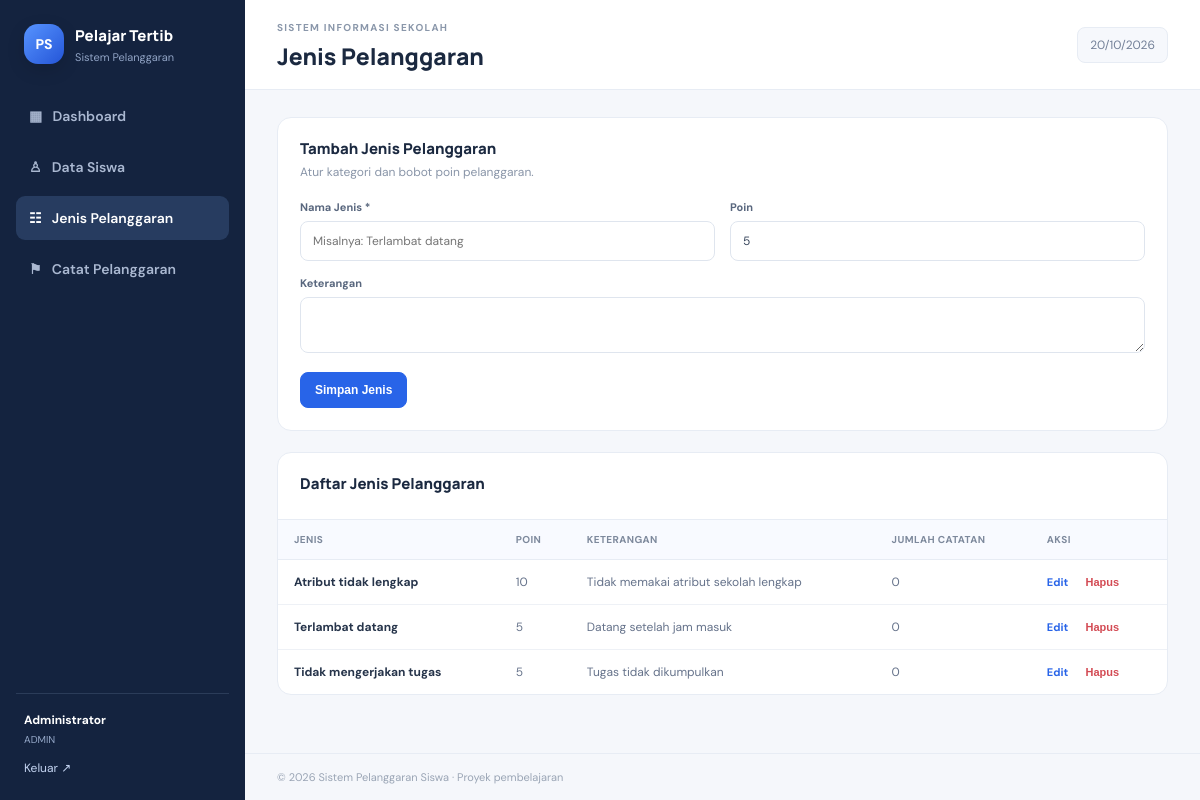
Screenshot of /jenis.php (signed in) with the database file from the repository.
### tables this page shows
CREATE TABLE IF NOT EXISTS jenis_pelanggaran (
 id_jenis INT AUTO_INCREMENT PRIMARY KEY,
 nama_jenis VARCHAR(100) NOT NULL,
 poin INT NOT NULL DEFAULT 0,
 keterangan TEXT NULL
);

### config.php (called while the page is built, shortened)
<?php
function e($v){ return htmlspecialchars((string)($v ?? ''), ENT_QUOTES, 'UTF-8'); }
function is_admin(){ return !empty($_SESSION['user']) && $_SESSION['user']['role']==='admin'; }

### jenis.php (the view)
<?php
require_once 'config.php';require_login();$pageTitle='Jenis Pelanggaran';$error='';if($_SERVER['REQUEST_METHOD']==='POST'){$act=$_POST['action']??'';if($act==='save'){$id=(int)($_POST['id_jenis']??0);$nama=trim($_POST['nama_jenis']??'');$poin=max(0,(int)($_POST['poin']??0));$ket=trim($_POST['keterangan']??'');if(!$nama)$error='Nama jenis wajib diisi.';else{if($id){$st=$pdo->prepare('UPDATE jenis_pelanggaran SET nama_jenis=?,poin=?,keterangan=? WHERE id_jenis=?');$st->execute([$nama,$poin,$ket,$id]);}else{$st=$pdo->prepare('INSERT INTO jenis_pelanggaran(nama_jenis,poin,keterangan) VALUES(?,?,?)');$st->execute([$nama,$poin,$ket]);}header('Location: jenis.php?ok=1');exit;}}if($act==='delete'&&is_admin()){try{$st=$pdo->prepare('DELETE FROM jenis_pelanggaran WHERE id_jenis=?');$st->execute([(int)$_POST['id_jenis']]);header('Location: jenis.php?ok=1');exit;}catch(PDOException $e){$error='Jenis ini sudah dipakai dalam catatan pelanggaran.';}}}$edit=null;if(isset($_GET['edit'])){$st=$pdo->prepare('SELECT * FROM jenis_pelanggaran WHERE id_jenis=?');$st->execute([(int)$_GET['edit']]);$edit=$st->fetch();}$rows=$pdo->query('SELECT j.*,COUNT(p.id_pelanggaran) jumlah FROM jenis_pelanggaran j LEFT JOIN pelanggaran p ON p.id_jenis=j.id_jenis GROUP BY j.id_jenis ORDER BY j.nama_jenis')->fetchAll();include 'partials/header.php';?>
<?php if($error):?><div class="alert error"><?=e($error)?></div><?php endif;?><?php if(isset($_GET['ok'])):?><div class="alert success">Data berhasil diproses.</div><?php endif;?><div class="panel"><div class="panel-head"><div><h3><?=$edit?'Edit Jenis':'Tambah Jenis Pelanggaran'?></h3><p>Atur kategori dan bobot poin pelanggaran.</p></div></div><form method="post" class="form-grid"><input type="hidden" name="action" value="save"><input type="hidden" name="id_jenis" value="<?=e($edit['id_jenis']??'')?>"><div><label>Nama Jenis *</label><input name="nama_jenis" required value="<?=e($edit['nama_jenis']??'')?>" placeholder="Misalnya: Terlambat datang"></div><div><label>Poin</label><input type="number" min="0" name="poin" required value="<?=e($edit['poin']??5)?>"></div><div class="wide"><label>Keterangan</label><textarea name="keterangan" rows="2"><?=e($edit['keterangan']??'')?></textarea></div><div class="wide"><button class="btn primary">Simpan Jenis</button> <?php if($edit):?><a class="btn" href="jenis.php">Batal</a><?php endif;?></div></form></div><div class="panel"><div class="panel-head"><h3>Daftar Jenis Pelanggaran</h3></div><div class="table-wrap"><table><thead><tr><th>Jenis</th><th>Poin</th><th>Keterangan</th><th>Jumlah Catatan</th><th>Aksi</th></tr></thead><tbody><?php foreach($rows as $r):?><tr><td><b><?=e($r['nama_jenis'])?></b></td><td><?= (int)$r['poin'] ?></td><td><?=e($r['keterangan'])?></td><td><?=$r['jumlah']?></td><td><a class="link" href="?edit=<?=$r['id_jenis']?>">Edit</a> <?php if(is_admin()):?><form class="inline" method="post" onsubmit="return confirm('Hapus jenis ini?')"><input type="hidden" name="action" value="delete"><input type="hidden" name="id_jenis" value="<?=$r['id_jenis']?>"><button class="link red">Hapus</button></form><?php endif;?></td></tr><?php endforeach;?></tbody></table></div></div><?php include 'partials/footer.php';?>

### partials/header.php
<?php require_once __DIR__.'/../config.php';require_login();$pageTitle=$pageTitle??'Dashboard';$current=basename($_SERVER['PHP_SELF']);?>
<!doctype html><html lang="id"><head><meta charset="utf-8"><meta name="viewport" content="width=device-width,initial-scale=1"><title><?=e($pageTitle)?> - Pelanggaran Siswa</title><link rel="stylesheet" href="assets/style.css"></head><body><div class="layout"><aside class="sidebar"><a class="brand" href="dashboard.php"><span class="logo small">PS</span><span><b>Pelajar Tertib</b><small>Sistem Pelanggaran</small></span></a><nav><a class="<?=$current==='dashboard.php'?'active':''?>" href="dashboard.php">▦ &nbsp; Dashboard</a><a class="<?=$current==='siswa.php'?'active':''?>" href="siswa.php">♙ &nbsp; Data Siswa</a><a class="<?=$current==='jenis.php'?'active':''?>" href="jenis.php">☷ &nbsp; Jenis Pelanggaran</a><a class="<?=$current==='pelanggaran.php'?'active':''?>" href="pelanggaran.php">⚑ &nbsp; Catat Pelanggaran</a></nav><div class="side-user"><b><?=e($_SESSION['user']['nama_lengkap'])?></b><small><?=e(strtoupper($_SESSION['user']['role']))?></small><a href="logout.php">Keluar ↗</a></div></aside><main class="main"><header class="topbar"><div><small>SISTEM INFORMASI SEKOLAH</small><h2><?=e($pageTitle)?></h2></div><span><?=date('d/m/Y')?></span></header><section class="content">

### partials/footer.php
</section><footer class="footer">© <?=date('Y')?> Sistem Pelanggaran Siswa · Proyek pembelajaran</footer></main></div></body></html>

### assets/style.css (style rules this page uses)
:root { --ink:#1b2940;--muted:#7c899e;--line:#e7ecf4;--blue:#2864e8;--nav:#14233f }
* { box-sizing:border-box }
body { margin:0;background:#f5f7fb;color:var(--ink);font:14px 'DM Sans',Arial,sans-serif }
a { text-decoration:none;color:inherit }
.layout { min-height:100vh }
.sidebar { position:fixed;inset:0 auto 0 0;width:245px;background:var(--nav);color:#dce6f7;padding:24px 16px;display:flex;flex-direction:column }
.brand { display:flex;align-items:center;gap:11px;padding:0 8px 30px;color:#fff }
.brand b,.brand small { display:block }
.brand b { font:800 15px Manrope }
.brand small { color:#91a4c5;font-size:11px;margin-top:4px }
.logo { width:48px;height:48px;border-radius:14px;background:linear-gradient(135deg,#5794ff,#2455d7);display:grid;place-items:center;color:#fff;font-weight:800;font-size:18px;box-shadow:0 6px 18px #0002 }
.logo.small { width:40px;height:40px;font-size:14px }
nav { display:grid;gap:7px }
nav a { padding:13px;border-radius:9px;color:#aab8d1;font-weight:600 }
nav a.active,nav a:hover { background:#273c60;color:#fff }
.side-user { margin-top:auto;border-top:1px solid #2b3c59;padding:18px 8px 0 }
.side-user b,.side-user small { display:block }
.side-user b { color:white;font-size:12px }
.side-user small { font-size:10px;color:#95a8c8;margin:5px 0 12px }
.side-user a { font-size:12px;color:#c5d5f2 }
.main { margin-left:245px;min-height:100vh;display:flex;flex-direction:column }
.topbar { height:90px;background:#fff;border-bottom:1px solid var(--line);padding:18px 32px;display:flex;justify-content:space-between;align-items:center }
.topbar small { font-size:10px;letter-spacing:1.3px;color:#8a97aa;font-weight:700 }
.topbar h2 { font:800 23px Manrope;margin:5px 0 0 }
.topbar>span { background:#f6f8fc;border:1px solid var(--line);padding:9px 12px;border-radius:8px;color:#738098;font-size:12px }
.content { padding:27px 32px;flex:1;max-width:1600px;width:100%;margin:auto }
.stats article,.panel { background:#fff;border:1px solid var(--line);border-radius:14px }
.panel { margin-bottom:21px;overflow:hidden }
.panel-head { padding:20px 22px;display:flex;align-items:center;justify-content:space-between;gap:14px }
.panel-head h3 { font:800 15px Manrope;margin:0 0 5px }
.panel-head p { font-size:12px;color:#8995a8;margin:0 }
.btn { display:inline-flex;justify-content:center;align-items:center;border:1px solid #e2e8f1;border-radius:8px;background:#f4f6fa;color:#56647b;padding:10px 14px;font-weight:700;font-size:12px;cursor:pointer }
.btn.primary { background:var(--blue);color:white;border-color:var(--blue) }
.table-wrap { overflow-x:auto }
table { border-collapse:collapse;width:100%;font-size:12px }
th { text-align:left;background:#f8faff;color:#7d899c;font-size:10px;letter-spacing:.4px;text-transform:uppercase;padding:13px 16px;border-block:1px solid var(--line) }
td { padding:14px 16px;border-bottom:1px solid #eef1f6;color:#65728a;vertical-align:middle }
td b { color:#27354b }
tbody tr:last-child td { border-bottom:0 }
.form-grid { padding:0 22px 22px;display:grid;grid-template-columns:repeat(2,minmax(0,1fr));gap:15px }
.form-grid label { display:block;margin-bottom:7px;font-size:11px;font-weight:700;color:#59677e }
.form-grid input,.form-grid select,.form-grid textarea,.search input { width:100%;border:1px solid #dfe5ee;border-radius:8px;padding:11px 12px;background:#fff;color:#35435a;font:12px 'DM Sans',sans-serif;outline:none }
.form-grid textarea { resize:vertical }
.wide { grid-column:1/-1 }
.link { font-size:11px;color:#2864e8;font-weight:700 }
.red { color:#d34b54;background:none;border:0;cursor:pointer }
.inline { display:inline;margin-left:8px }
.footer { padding:16px 32px;border-top:1px solid var(--line);font-size:11px;color:#9aa5b5 }

### rows the page displays
jenis_pelanggaran: nama_jenis "Atribut tidak lengkap", poin "10", keterangan "Tidak memakai atribut sekolah lengkap", jumlah "0"
jenis_pelanggaran: nama_jenis "Terlambat datang", poin "5", keterangan "Datang setelah jam masuk", jumlah "0"
jenis_pelanggaran: nama_jenis "Tidak mengerjakan tugas", poin "5", keterangan "Tugas tidak dikumpulkan", jumlah "0"

### other values shown
$_SESSION['user']['nama_lengkap'] "Administrator"
$_SESSION['user']['role'] "ADMIN"
$pageTitle "Jenis Pelanggaran"
